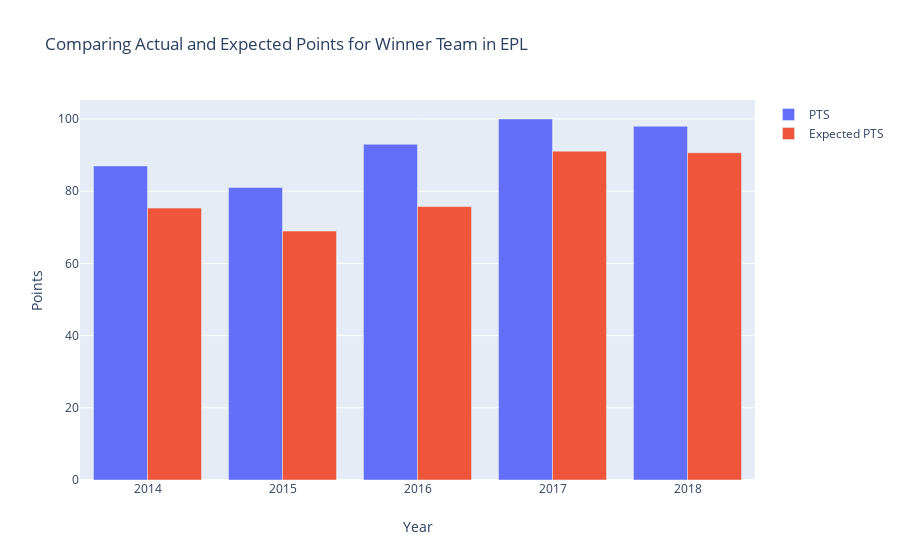

The notebook cell this image was saved under:
### Code cell
pts = go.Bar(x = years, y = first_place['pts'][first_place['league'] == 'EPL'], name = 'PTS')
xpts = go.Bar(x = years, y = first_place['xpts'][first_place['league'] == 'EPL'], name = 'Expected PTS')

data = [pts, xpts]

layout = go.Layout(
    barmode='group',
    title="Comparing Actual and Expected Points for Winner Team in EPL",
    xaxis={'title': 'Year'},
    yaxis={'title': "Points",
    }
)

fig = go.Figure(data=data, layout=layout)
py.iplot(fig)

### Figure 1 — Plotly figure (JSON) as saved in the notebook; plotly's stock layout.template omitted (floating-point values rounded to 4 significant figures)
{"data": [{"name": "PTS", "type": "bar", "x": [2014, 2015, 2016, 2017, 2018], "y": [87, 81, 93, 100, 98]}, {"name": "Expected PTS", "type": "bar", "x": [2014, 2015, 2016, 2017, 2018], "y": [75.32, 68.94, 75.74, 91.09, 90.64]}], "layout": {"barmode": "group", "title": {"text": "Comparing Actual and Expected Points for Winner Team in EPL"}, "xaxis": {"title": {"text": "Year"}}, "yaxis": {"title": {"text": "Points"}}}}
